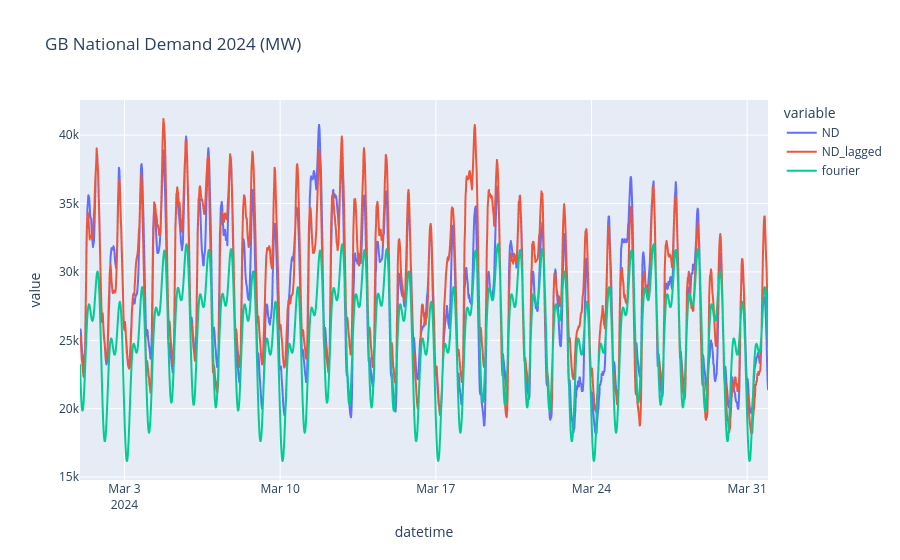

The code cell stored with this chart in its notebook:
### Code cell
# plot these first to better see why perform so poorly
# Plot lines
y_comb = pd.concat([y_pred, y_fore])
df['fourier'] = y_comb

march2_df = df[df['month']==3]
fig2 = px.line(march2_df, y=['ND', 'ND_lagged','fourier'], title='GB National Demand 2024 (MW)')
fig2.show()

### Figure 1 — Plotly figure (JSON) as saved in the notebook; plotly's stock layout.template omitted (floating-point values rounded to 4 significant figures; data arrays with more than 128 entries replaced by an {"elided": "..."} marker saying what was removed)
{"data": [{"hovertemplate": "variable=ND<br>datetime=%{x}<br>value=%{y}<extra></extra>", "legendgroup": "ND", "line": {"color": "#636efa", "dash": "solid"}, "marker": {"symbol": "circle"}, "mode": "lines", "name": "ND", "showlegend": true, "type": "scattergl", "x": {"elided": "1486 str values"}, "xaxis": "x", "y": {"elided": "1486 float values"}, "yaxis": "y"}, {"hovertemplate": "variable=ND_lagged<br>datetime=%{x}<br>value=%{y}<extra></extra>", "legendgroup": "ND_lagged", "line": {"color": "#EF553B", "dash": "solid"}, "marker": {"symbol": "circle"}, "mode": "lines", "name": "ND_lagged", "showlegend": true, "type": "scattergl", "x": {"elided": "1486 str values"}, "xaxis": "x", "y": {"elided": "1486 float values"}, "yaxis": "y"}, {"hovertemplate": "variable=fourier<br>datetime=%{x}<br>value=%{y}<extra></extra>", "legendgroup": "fourier", "line": {"color": "#00cc96", "dash": "solid"}, "marker": {"symbol": "circle"}, "mode": "lines", "name": "fourier", "showlegend": true, "type": "scattergl", "x": {"elided": "1486 str values"}, "xaxis": "x", "y": {"elided": "1486 float values"}, "yaxis": "y"}], "layout": {"legend": {"title": {"text": "variable"}, "tracegroupgap": 0}, "title": {"text": "GB National Demand 2024 (MW)"}, "xaxis": {"anchor": "y", "domain": [0, 1], "title": {"text": "datetime"}}, "yaxis": {"anchor": "x", "domain": [0, 1], "title": {"text": "value"}}}}
